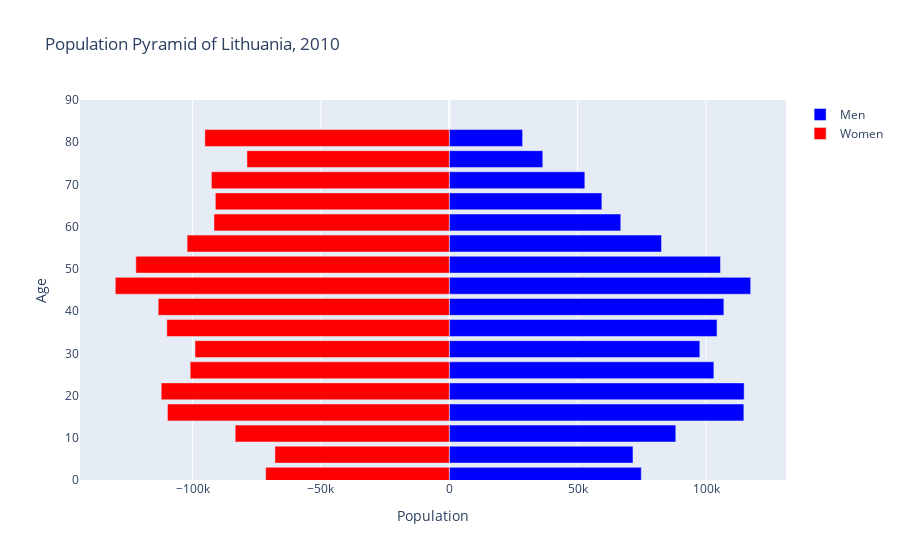
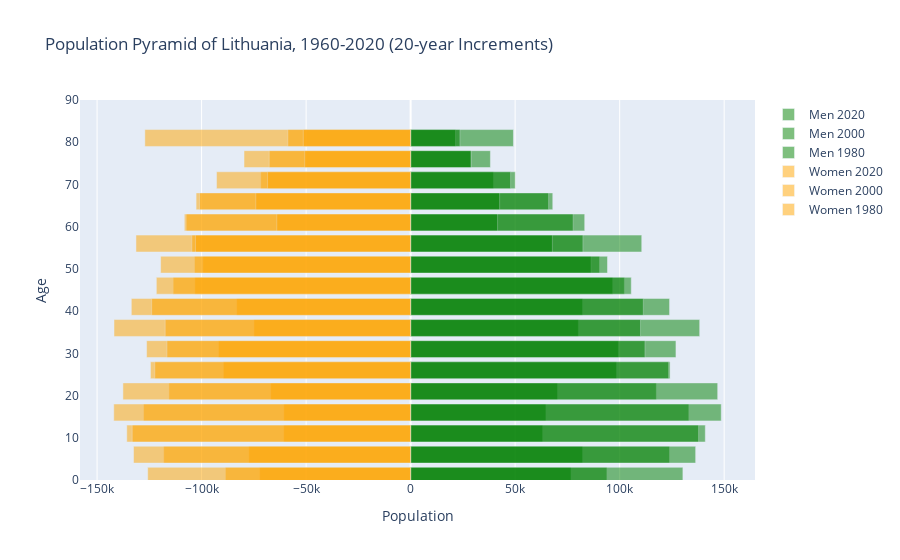

Notebook cell for these charts, in order:
### Markdown cell above
**Population Pyramid from 1990 to 2010 (5-year Increments)**

### Code cell
pop_pyramid(lithuania, "Lithuania", [2010])
pop_pyramid(lithuania, "Lithuania", [2020,1960,20])
animate_pyramid(lithuania, "Lithuania", (1960, 2020, 1))

### Figure 1 — Plotly figure (JSON) as saved in the notebook; plotly's stock layout.template omitted (floating-point values rounded to 4 significant figures)
{"data": [{"hoverinfo": ["x", "y"], "marker": {"color": "blue"}, "name": "Men", "orientation": "h", "type": "bar", "x": [74782, 71556, 88229, 114731, 114837, 103049, 97588, 104283, 106955, 117400, 105637, 82668, 66802, 59437, 52803, 36422, 28559], "y": [1, 6, 11, 16, 21, 26, 31, 36, 41, 46, 51, 56, 61, 66, 71, 76, 81]}, {"hoverinfo": ["x", "y"], "marker": {"color": "red"}, "name": "Women", "orientation": "h", "type": "bar", "x": [-71503, -67893, -83364, -109753, -112178, -100895, -99018, -110008, -113360, -130065, -122057, -102092, -91634, -91100, -92642, -78790, -95193], "y": [1, 6, 11, 16, 21, 26, 31, 36, 41, 46, 51, 56, 61, 66, 71, 76, 81]}], "layout": {"barmode": "overlay", "title": {"text": "Population Pyramid of Lithuania, 2010"}, "xaxis": {"title": {"text": "Population"}}, "yaxis": {"range": [0, 90], "title": {"text": "Age"}}}}

### Figure 2 — Plotly figure (JSON) as saved in the notebook; plotly's stock layout.template omitted (floating-point values rounded to 4 significant figures)
{"data": [{"hoverinfo": ["x", "y"], "marker": {"color": "green"}, "name": "Men 2020", "opacity": 0.5, "orientation": "h", "type": "bar", "x": [76730, 82275, 63163, 64723, 70274, 98520, 99409, 80264, 82258, 96679, 90357, 110572, 83288, 68009, 39628, 38169, 49185], "y": [1, 6, 11, 16, 21, 26, 31, 36, 41, 46, 51, 56, 61, 66, 71, 76, 81]}, {"hoverinfo": ["x", "y"], "marker": {"color": "green"}, "name": "Men 2000", "opacity": 0.5, "orientation": "h", "type": "bar", "x": [93898, 123854, 140983, 133093, 117555, 124132, 126934, 138294, 123879, 102256, 86351, 82441, 77752, 66025, 50071, 28902, 21486], "y": [1, 6, 11, 16, 21, 26, 31, 36, 41, 46, 51, 56, 61, 66, 71, 76, 81]}, {"hoverinfo": ["x", "y"], "marker": {"color": "green"}, "name": "Men 1980", "opacity": 0.5, "orientation": "h", "type": "bar", "x": [130257, 136363, 137784, 148603, 146903, 123463, 112118, 109968, 111314, 105560, 94184, 67824, 41593, 42583, 47843, 28926, 23609], "y": [1, 6, 11, 16, 21, 26, 31, 36, 41, 46, 51, 56, 61, 66, 71, 76, 81]}, {"hoverinfo": ["x", "y"], "marker": {"color": "orange"}, "name": "Women 2020", "opacity": 0.5, "orientation": "h", "type": "bar", "x": [-72248, -77420, -60727, -60687, -66926, -89587, -91911, -74960, -83208, -103231, -99414, -131402, -108258, -102640, -71714, -79711, -127154], "y": [1, 6, 11, 16, 21, 26, 31, 36, 41, 46, 51, 56, 61, 66, 71, 76, 81]}, {"hoverinfo": ["x", "y"], "marker": {"color": "orange"}, "name": "Women 2000", "opacity": 0.5, "orientation": "h", "type": "bar", "x": [-88610, -118141, -135802, -127761, -115626, -124479, -126322, -141907, -133620, -113600, -103389, -104685, -107433, -100995, -92848, -67657, -58754], "y": [1, 6, 11, 16, 21, 26, 31, 36, 41, 46, 51, 56, 61, 66, 71, 76, 81]}, {"hoverinfo": ["x", "y"], "marker": {"color": "orange"}, "name": "Women 1980", "opacity": 0.5, "orientation": "h", "type": "bar", "x": [-125787, -132570, -133207, -142026, -137644, -122400, -116586, -117431, -123886, -121656, -119601, -102913, -64039, -74087, -68447, -50677, -51351], "y": [1, 6, 11, 16, 21, 26, 31, 36, 41, 46, 51, 56, 61, 66, 71, 76, 81]}], "layout": {"barmode": "overlay", "title": {"text": "Population Pyramid of Lithuania, 1960-2020 (20-year Increments)"}, "xaxis": {"title": {"text": "Population"}}, "yaxis": {"range": [0, 90], "title": {"text": "Age"}}}}
